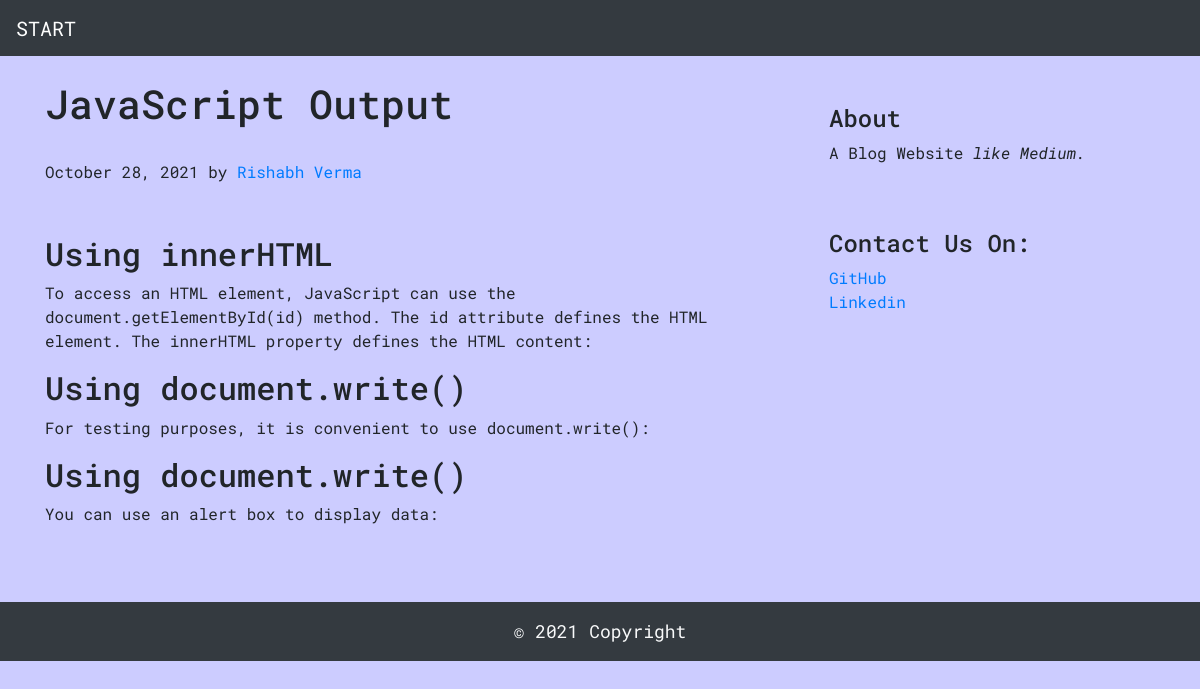
Page /blog/blogpost/1/ on the committed database.
### blog/models.py (models this page shows, shortened)
class BlogPost(models.Model):
    post_id = models.AutoField(primary_key=True)
    title = models.CharField(max_length=5000, default='')
    head0 = models.CharField(max_length=500, default='')
    chead0 = models.CharField(max_length=500, default='')
    head1 = models.CharField(max_length=500, default='')
    chead1 = models.CharField(max_length=500, default='')
    head2 = models.CharField(max_length=500, default='')
    chead2 = models.CharField(max_length=500, default='')
    pub_date =models.DateField()
    thumbnail = models.ImageField(upload_to="shop/images",default="")

### blog/views.py (the view)
# urls.py: path('blogpost/<int:id>/', views.blogpost, name="blogpost")
def blogpost(request, id):
    post = BlogPost.objects.filter(post_id=id)[0]
    today = date.today()
    d2 = today.strftime("%B %d, %Y")
    return render(request, 'blog/blogpost.html',{'post':post,'d2':d2})

### blog/templates/blog/blogpost.html (shortened to what this page needs)
{% extends 'blog/basic.html'%}
{% block body %}
<nav class="mb-4 navbar navbar-expand-lg navbar-dark bg-dark">
    <a class="navbar-brand" href="/">START</a>
</nav>
<div class="container">
    <div class="row mt-4">
        <div class="col-md-8 blog-main">
            <h1 class="pb-4 ">
                {{post.title}}
            </h1>
            <p class="blog-post-meta">{{d2}} by <a href="https://www.linkedin.com/in/rishabh-verma-5366901a1/">Rishabh Verma</a></p>
            <div class="fb-like" data-href="http://127.0.0.1:8000/blog/blogpost/{{post.post_id}}" data-layout="standard" data-action="like" data-size="large" data-show-faces="false" data-share="true"></div><br>
            <div class="blog-post">
                <h2 class="blog-post-title">{{post.head0}}</h2>
                <p>{{post.chead0}}</p>
                <h2 class="blog-post-title">{{post.head1}}</h2>
                <p> {{post.chead1}}</p>
                <h2 class="blog-post-title">{{post.head1}}</h2>
                <p>{{post.chead2}}</p>
            </div>
        </div>
        <aside class="col-md-4 blog-sidebar">
            <div class="p-4 mb-3 rounded">
                <h4>About</h4>
                <p class="mb-0">A Blog Website<em> like Medium.</em></p>
            </div>
            <div class="p-4">
                <h4 class="">Contact Us On: </h4>
                <ol class="list-unstyled">
                    <li><a href="https://github.com/aryan2621">GitHub</a></li>
                    <li><a href="https://www.linkedin.com/in/rishabh-verma-5366901a1/">Linkedin</a></li>
                </ol>
            </div>
        </aside>
    </div>
</div>
{% endblock %}

### blog/templates/blog/basic.html (style rules this page uses)
body { font-family: 'Roboto Mono', monospace; }
body { background:rgb(204, 204, 255); }

### blog/templates/blog/blogpost.html (style rules this page uses)
.fb-like { padding:3px; margin:0 0 5px 0; }

### rows in the picture
BlogPost: title "JavaScript Output", head0 "Using innerHTML", chead0 "To access an HTML element, JavaScript can use the document.getElementById(id) method. The id attribute defines the HTML element. The innerHTML property defines the HTML content:", head1 "Using document.write()", chead1 "For testing purposes, it is convenient to use document.write():", chead2 "You can use an alert box to display data:"
